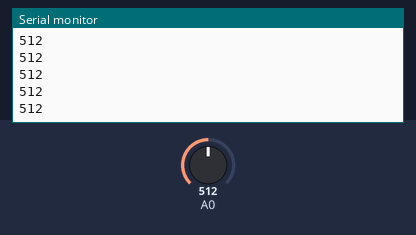
Recording of a sketch running on a simulated Arduino Uno, built with avr-gcc and run on an emulated ATmega328P. On the bench: the last lines printed to the serial monitor. The inputs (shaded band) are chosen by the test bench; at power-on: A0 = 512.

Above: at 1.2 s.
1.3 s: A0 set to 716
At 2.3 s:
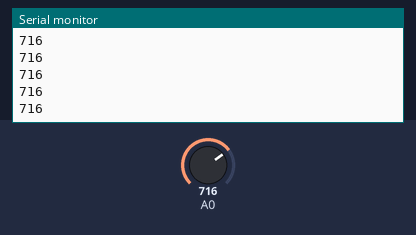
2.8 s: A0 set to 900
At 3.8 s:
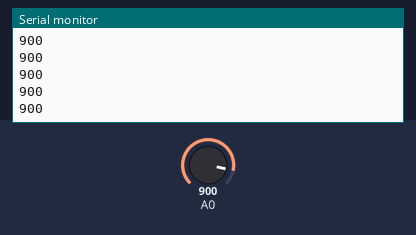
Timing chart, 0 to 5.8 s (numbered marks = the images above; inputs shaded):
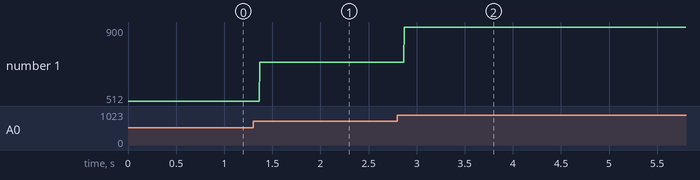

The sketch:

arduino_code.ino
```cpp
void setup() {
// initialize the serial communication:
Serial.begin(9600);
pinMode(10, INPUT); // Setup for leads off detection LO +
pinMode(11, INPUT); // Setup for leads off detection LO -
}
int counter = 0;

void loop() {

counter = counter+1;
Serial.println(analogRead(A0));
//Wait for a bit to keep serial data from saturating
delay(1);
}
```

Measured:
- after the input at 1.3 s, the serial monitor: prints a new line after 0.07 s (image 1)
- after the input at 2.8 s, the serial monitor: prints a new line after 0.07 s (image 2)
- plotted number 1: 512 → 716 after the input at 1.3 s, 716 → 900 after the input at 2.8 s
